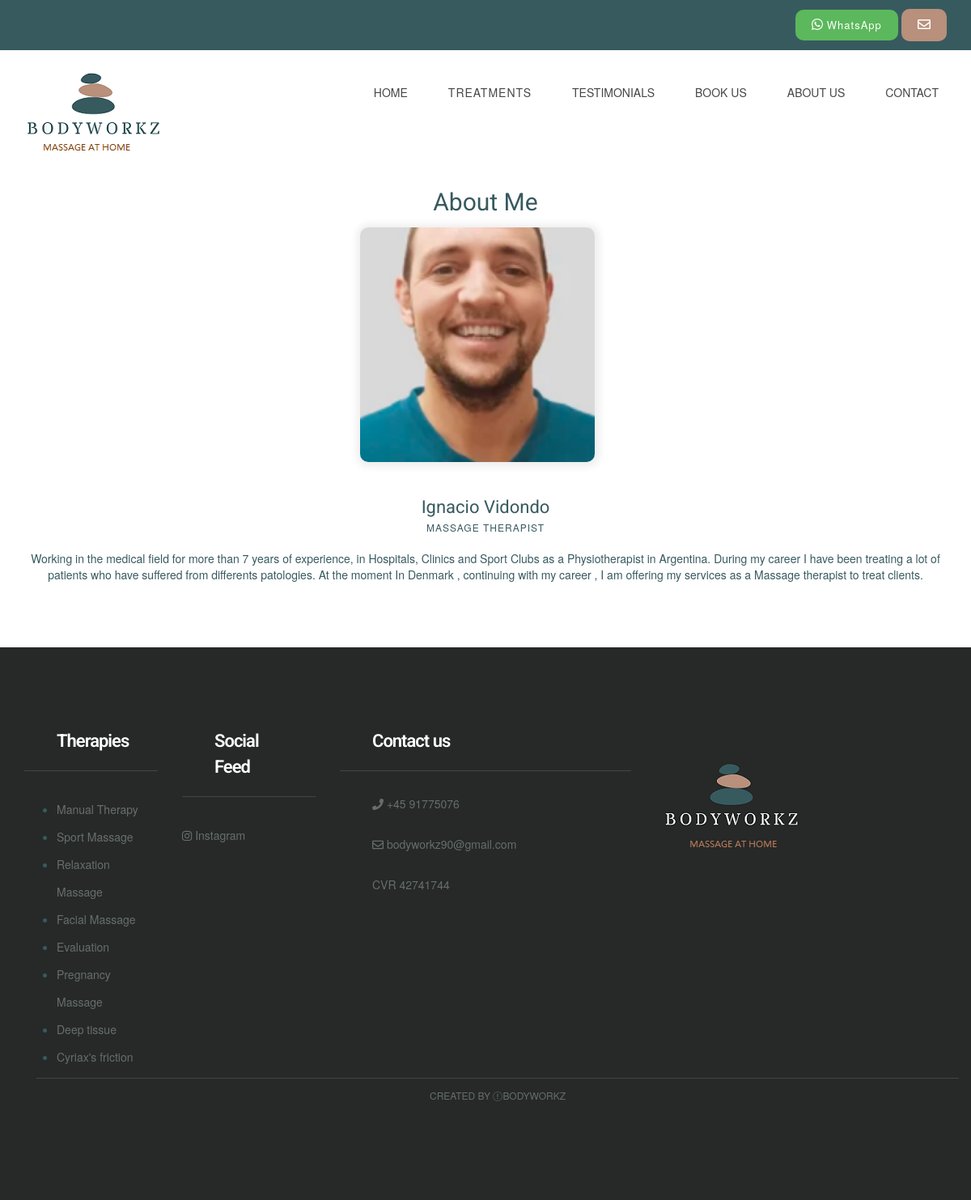
/our_therapist/, run on an earlier commit of the app's database.
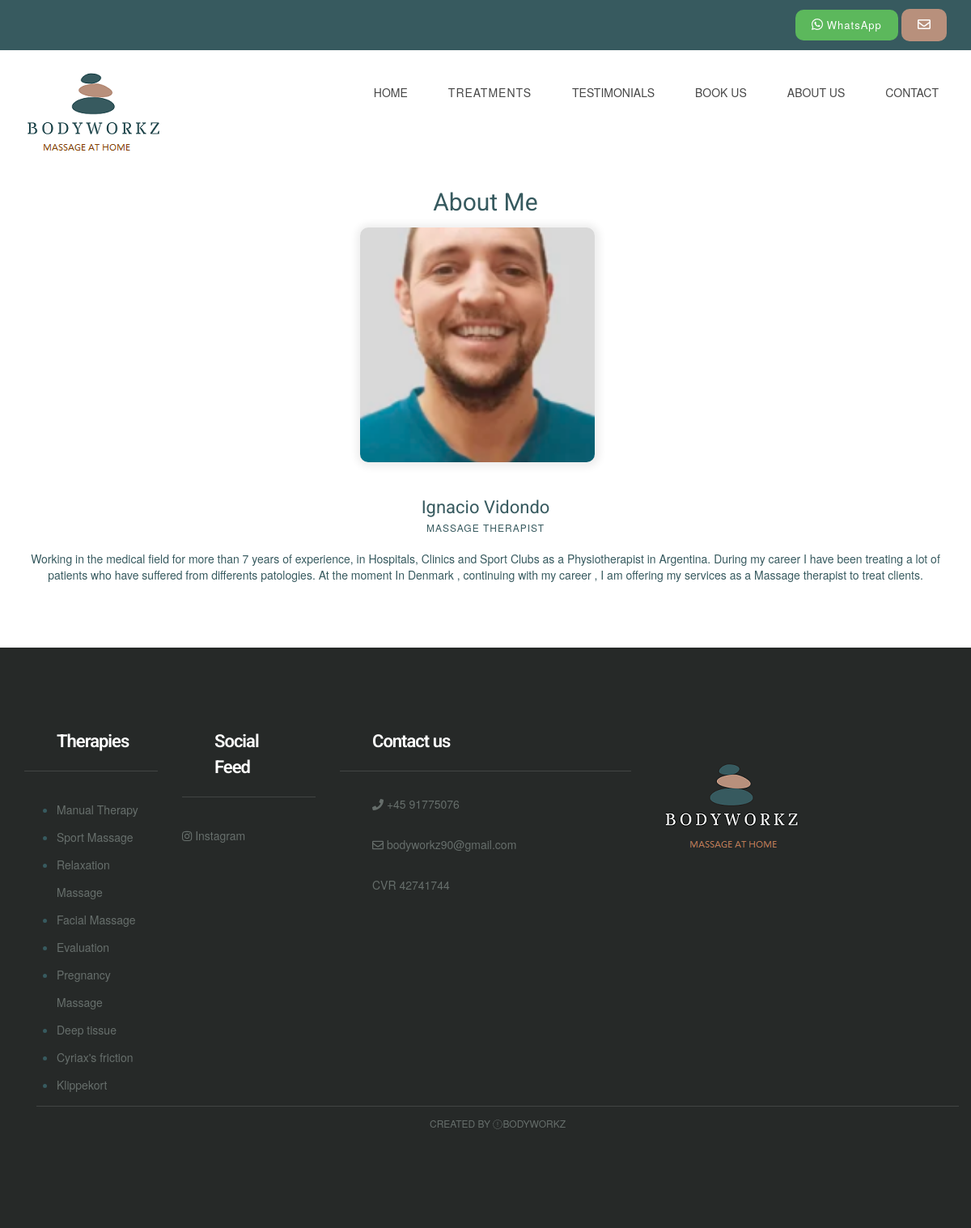
And on a later commit of the database.
### MainApp/models.py (models this page shows, shortened)
class Therapist(models.Model):
    name = models.CharField(max_length=200,verbose_name="Nombre")
    image = models.ImageField( upload_to="Images")
    terapia = models.CharField(max_length=200,verbose_name="Terapia")
    description = models.TextField(default="R")
    class Meta:
            verbose_name="Terapeuta"
            verbose_name_plural="Terapeutas"

class Therapy(models.Model):
    name = models.CharField(max_length=255 , verbose_name = "Nombre")
    image = models.ImageField(verbose_name="Foto", blank=True, null=True, upload_to="Images")
    short_description = models.CharField(max_length=150, verbose_name="Descripcion corta", blank=True, null=True,default="Massage")
    description = models.TextField()
    therapist = models.ManyToManyField(Therapist, verbose_name= "Terapeuta")
    duration = models.CharField(max_length=200, verbose_name = "Duracion", default="--")
    price = models.IntegerField(verbose_name="Precio",blank=True, null=True)
    class Meta:
            verbose_name="Terapia"
            verbose_name_plural="Terapias"

### MainApp/views.py (the view)
# urls.py: path('our_therapist/', views.our_therapist,name="our_therapist"),
def our_therapist(request):
    therapy = Therapy.objects.all()
    therapist = Therapist.objects.all()
    return render(request,'our_therapist.html',{'therapist':therapist, 'therapy':therapy})

### MainApp/templates/our_therapist.html
 {% extends "base.html" %} {% block content %} {% load static %}
<div class="mb60">
    <div class="container">
        <div class="row">
            <div class="col-lg-offset-2 col-lg-8 col-md-offset-2 col-md-8 col-sm-12 col-xs-12">
                <div class="section-title mb10 text-center">
                    <h1>About Me
                    </h1>
                </div>
            </div>
        </div>
        <div class="row">
            <div class="col-lg-12 col-sm-3 col-sm-6 col-xs-12">
                {% for terapeuta in therapist %}
                <div class="team-block">
                    <div class="team-img-container">
                        <img src="{{terapeuta.image.url}}" class="team-img" width="290" height="290">
                    </div>
                    <div class=" team-content ">
                        <h2 class="team-title ">
                            <a href="{% url 'therapist' terapeuta.id %} " class="tag">{{terapeuta.name}}</a>
                        </h2>
                        <div class="team-meta "><span class="team-designation ">{{terapeuta.terapia}}</span></div>
                        <br>
                        <div>
                            {{terapeuta.description}}
                        </div>
                    </div>
                </div>
                {% endfor %}
            </div>
        </div>
    </div>
</div>
</div> {% endblock %}

### MainApp/templates/base.html (shortened to what this page needs)
<!DOCTYPE html> {% load static %}
<html lang="en">
<head>
    <link href="{% static 'ap1/css/bootstrap.min.css' %}" rel="stylesheet">
    <link href="{% static 'ap1/css/font-awesome.min.css' %}" rel="stylesheet">
    <link href="{% static 'ap1/css/style.css' %}" rel="stylesheet">
</head>
<div class="header-top">
    <div class="container">
        <div class="row">
            <div class="col-lg-12 col-md-8 col-sm-8  col-xs-12">
                <div class="top-text">
                    <span class="text-block call-block">
                        <a href="https://wa.me/+4591775076 " title="click to open whatsapp chat ">
                            <button class="btn btn-success whatsapp-button">
                                <i class="fab fa-whatsapp" style="font-size: 16" aria-hidden="true "></i>
                                <span class="call-no" style="font-weight: 400; text-transform: capitalize">WhatsApp</span>
                    </button>
                    </a>
                    </span><a href="{% url 'contacto' %}" title="Contact Us"><button class="btn text-block mail-block hidden-xs hidden-sm">
                        <i class="fa fa-envelope-o" style="font-size: 16" aria-hidden="true "></i>
                    </button></a>
                </div>
            </div>
        </div>
    </div>
</div>
<div class="header">
    <div class="container">
        <div class="row">
            <div class="col-lg-4     col-md-4 col-sm-12 col-xs-12">
                <a href="{% url 'index' %}"><img src="{% static 'ap1/images/bodyworkz.png' %}" alt=""></a>
            </div>
            </ <div class="col-lg-6 col-md-4 col-sm-12 col-xs-12">
            <div class="navigation">
                <div id="navigation">
                    <ul>
                        <li class="active"><a href="{% url 'index' %}" title="Home">HOME</a></li>
                        <li class="active">
                            <a class="btn btn-secondary dropdown-toggle" href="#" role="button" id="dropdownMenuLink" data-toggle="dropdown" aria-haspopup="true" aria-expanded="false">
                                      Treatments
                                    </a>
                        </li>
                        <li><a href="{% url 'reviews' %}" title="Styleguide">TESTIMONIALS</a> </li>
                        <li>
                            <a href="{% url 'appointment' %}" title="Styleguide">BOOK US</a>
                        </li><li>
                            <a href="{% url 'about-us' %}" title="Styleguide">ABOUT US</a>
                        </li>
                        <li><a href="{% url 'contacto' %}" title="Contact Us">CONTACT</a> </li>
                    </ul>
                </div>
            </div>
        </div>
    </div>
</div>
</div>
{%block content %} {% endblock %}
<div class="footer">
    <div class="container">
        <div class="row">
            <div class="col-lg-2 col-md-3 col-sm-2 col-xs-12">
                <div class="footer-widget">
                    <h2 class="widget-title">Therapies</h2>
                    <ul>
                        {% for terapia in therapy %}
                        <li>
                            <a href="{% url 'article' terapia.id %} " class="tag">{{terapia.name}}</a> {% endfor %}
                        </li>
                    </ul>
                </div>
            </div>
            <div class="col-lg-2 col-md-2 col-sm-2 col-xs-12">
                <div class="footer-widget footer-social">
                    <h2 class="widget-title">Social Feed</h2>
                    <ul class="listnone">
                        <li>
                            <a href="http://instagram.com/_bodyworkz.dk"> <i class="fa fa-instagram"></i> Instagram</a>
                        </li>
                    </ul>
                </div>
            </div>
            <div class="col-lg-4 col-md-2 col-sm-2 col-xs-12">
                <div class="footer-widget footer-social">
                    <h2 class="widget-title">Contact us </h2>
                    <ul class="listnone contact">
                        <li><i class="fa fa-phone"></i> +45 91775076</li>
                        <li><i class="fa fa-envelope-o"></i> bodyworkz90@gmail.com</li>
                        <li> CVR 42741744</li>
                    </ul>
                </div>
            </div>
            <div class="col-lg-2 col-md-2 col-sm-6 col-xs-12">
                <div class="footer-widget footer-social">
                    <a href="{% url 'index' %}"><img src="{% static 'ap1/images/FOOTER.png' %}" alt=""></a>
                </div>
            </div>
        </div>
        <div class="tiny-footer">
            <div class="container">
                <div class="row">
                    <div class="col-lg-12 col-md-12 col-sm-12 col-xs-12">
                        <div class="copyright-content">
                            Created by <i class="fa fa-love"></i>Bodyworkz
                        </div>
                    </div>
                </div>
            </div>
        </div>
    </div>
    </body>
</html>

### MainApp/static/ap1/css/style.css (style rules this page uses)
h1, h2, h3, h4, h5, h6 { margin: 0; padding: 0; margin-bottom: 10px; color: #375a5f; font-weight: 400; font-family: 'Roboto', sans-serif; }
h1 { font-size: 30px; line-height: 42px; }
h2 { font-size: 22px; line-height: 32px; padding: 0px 40px 0px 40px; }
ul, ol { margin: 0; }
a { color: #375a5f; text-decoration: none; -webkit-transition: all 0.3s; -moz-transition: all 0.3s; transition: all 0.3s; }
.listnone { list-style: none; padding: 0px; }
.btn { display: inline-block; padding: 10px 20px; margin-bottom: 0; font-size: 13px; font-weight: 800; letter-spacing: 1px; line-height: 1.42857143; text-align: center; border: none; text-transform: uppercase; border-radius: 0px; }
.mb10 { margin-bottom: 10px; }
.mb60 { margin-bottom: 60px; }
.header { background-color: #fff; z-index: 9999; position: relative; padding-top: 20px; padding-bottom: 20px; }
.header-top { background-color: #375a5f; font-size: 15px; padding-top: 11px; padding-bottom: 11px; line-height: 15px; color: #fff; font-weight: 500; }
.top-text { text-align: right; }
.top-text .text-block { padding-left: 20px; color: #fff; line-height: 18px; }
.mail-block { border-radius: 10px; background-color: #b8907c; height: 40px; border: none; font-weight: 400; text-transform: lowercase; }
.whatsapp-button { border-radius: 10px; }
.navigation { float: right; }
#navigation, #navigation ul, #navigation ul li, #navigation ul li a, #navigation #menu-button { margin: 0; padding: 0; border: 0; list-style: none; line-height: 1; display: block; position: relative; -webkit-box-sizing: border-box; -moz-box-sizing: border-box; box-sizing: border-box; }
#navigation:after, #navigation>ul:after { content: "."; display: block; clear: both; visibility: hidden; line-height: 0; height: 0; }
#navigation { margin-top: 10px; }
#navigation>ul>li { float: left; }
#navigation>ul>li>a { padding: 15px 25px; font-size: 14px; color: #474747; text-decoration: none; font-weight: 500; text-transform: uppercase; border-radius:10px; }
.footer { background-color: #262928; padding-top: 100px; padding-bottom: 100px; }
.footer-widget .widget-title { color: #fff; font-weight: 600; letter-spacing: -1px; border-bottom: 1px solid #424544; padding-bottom: 20px; margin-bottom: 30px; }
.footer-widget li a { color: #676f6c; line-height: 34px; }
.footer .contact li { position: relative; padding-left: 40px; display: block; margin-bottom: 15px; padding: 0 0 15px 40px; color: #666e6b; }
.tiny-footer { background-color: #262928; padding-top: 9px; padding-bottom: 9px; font-size: 12px; color: #56575e; text-align: left; text-transform: uppercase; text-align: center; }
.copyright-content { border-top: 1px solid #424544; padding: 12px; color: #676f6c; }
.widget-title { margin-bottom: 20px; }
.team-block { margin-bottom: 20px; }
.team-img-container { margin-bottom: 20px; display: flex; align-items: center; flex-direction: column; }
.team-img { border-radius: 10px; box-shadow: 1px 1px 10px 5px #EEE; margin-bottom: 20px; margin-right: 20px; }
.team-content { text-align: center; }
.team-title { margin-bottom: 0px; }
.team-meta { text-transform: uppercase; font-size: 12px; color: #375a5f; font-weight: 500; letter-spacing: 1px; }

What changed in the data, as far as the page shows it:
added Therapy: name "Klippekort"
